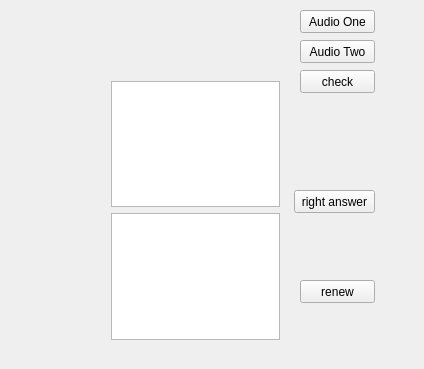
<?xml version="1.0" encoding="UTF-8"?>
<ui version="4.0">
 <class>Widget</class>
 <widget class="QWidget" name="Widget">
  <property name="geometry">
   <rect>
    <x>0</x>
    <y>0</y>
    <width>424</width>
    <height>369</height>
   </rect>
  </property>
  <property name="windowTitle">
   <string>Widget</string>
  </property>
  <widget class="QWidget" name="layoutWidget">
   <property name="geometry">
    <rect>
     <x>100</x>
     <y>40</y>
     <width>195</width>
     <height>22</height>
    </rect>
   </property>
   <layout class="QHBoxLayout" name="horizontalLayout_2">
    <item>
     <widget class="QLabel" name="label_2">
      <property name="text">
       <string>Input 2:</string>
      </property>
     </widget>
    </item>
    <item>
     <widget class="QLineEdit" name="lineEdit_2"/>
    </item>
   </layout>
  </widget>
  <widget class="QPushButton" name="AudioOneButton">
   <property name="geometry">
    <rect>
     <x>300</x>
     <y>10</y>
     <width>75</width>
     <height>23</height>
    </rect>
   </property>
   <property name="text">
    <string>Audio One</string>
   </property>
  </widget>
  <widget class="QPushButton" name="RenewButton">
   <property name="geometry">
    <rect>
     <x>300</x>
     <y>280</y>
     <width>75</width>
     <height>23</height>
    </rect>
   </property>
   <property name="text">
    <string>renew</string>
   </property>
  </widget>
  <widget class="QWidget" name="layoutWidget_2">
   <property name="geometry">
    <rect>
     <x>100</x>
     <y>10</y>
     <width>195</width>
     <height>22</height>
    </rect>
   </property>
   <layout class="QHBoxLayout" name="horizontalLayout">
    <item>
     <widget class="QLabel" name="label">
      <property name="text">
       <string>Input 1:</string>
      </property>
     </widget>
    </item>
    <item>
     <widget class="QLineEdit" name="lineEdit"/>
    </item>
   </layout>
  </widget>
  <widget class="QPushButton" name="AudioTwoButton">
   <property name="geometry">
    <rect>
     <x>300</x>
     <y>40</y>
     <width>75</width>
     <height>23</height>
    </rect>
   </property>
   <property name="text">
    <string>Audio Two</string>
   </property>
  </widget>
  <widget class="QPushButton" name="CheckButton">
   <property name="geometry">
    <rect>
     <x>300</x>
     <y>70</y>
     <width>75</width>
     <height>23</height>
    </rect>
   </property>
   <property name="text">
    <string>check</string>
   </property>
  </widget>
  <widget class="QPushButton" name="RightAnswerButton">
   <property name="geometry">
    <rect>
     <x>294</x>
     <y>190</y>
     <width>81</width>
     <height>23</height>
    </rect>
   </property>
   <property name="text">
    <string>right answer</string>
   </property>
  </widget>
  <widget class="QWidget" name="layoutWidget_3">
   <property name="geometry">
    <rect>
     <x>100</x>
     <y>70</y>
     <width>191</width>
     <height>281</height>
    </rect>
   </property>
   <layout class="QVBoxLayout" name="verticalLayout">
    <item>
     <widget class="QTextEdit" name="textEdit"/>
    </item>
    <item>
     <widget class="QTextEdit" name="textEdit_2"/>
    </item>
   </layout>
  </widget>
 </widget>
 <layoutdefault spacing="6" margin="11"/>
 <resources/>
 <connections/>
</ui>
